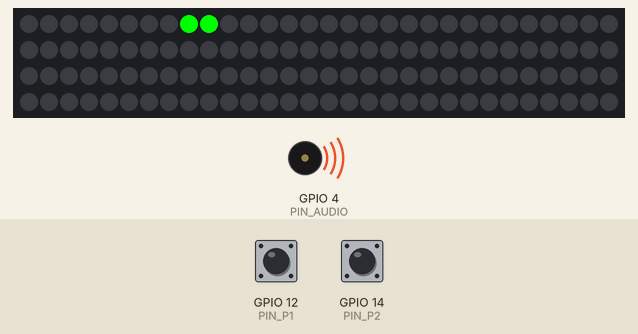
Recording of a sketch running on a simulated ESP32. Shown: 120 RGB LEDs in strip order, left to right, continuing on the next row, buzzer (waves = sounding). The test bench sets the inputs (shaded band); at power-on: GPIO 12 (PIN_P1) HIGH, GPIO 14 (PIN_P2) HIGH. What the sketch prints to the serial monitor is not drawn.

Above: at 0.7 s.
At 4.9 s:
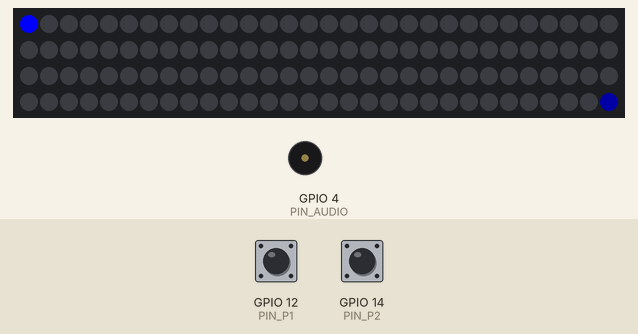
5.0 s: GPIO 12 (PIN_P1) pulled LOW for 0.15 s
5.7 s: GPIO 14 (PIN_P2) pulled LOW for 0.15 s
6.4 s: GPIO 12 (PIN_P1) pulled LOW for 1 s
8.0 s: GPIO 14 (PIN_P2) pulled LOW for 1 s
Timing chart, 0 to 10.6 s (numbered marks = the images above; inputs shaded):
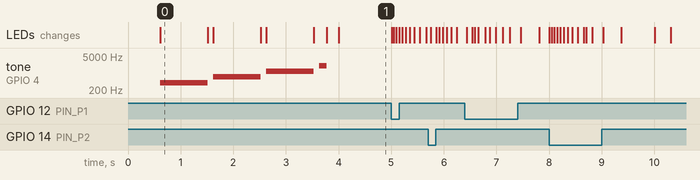

The sketch:

Strip_Racing_Game_v2.0.ino
```cpp
// (licence header left out)
/*
 * ================================================================
 *  LED RACE  —  ESP32 Edition
 *  1-D LED-strip racing game, 2-4 players
 *
 *  Physical buttons on the main ESP32 +
 *  optional ESP-NOW remote for extra / wireless buttons.
 *
 *  Based on Open LED Race (GPL v3) by AYA Santa
 * ================================================================
 *
 *  WIRING (main ESP32)
 *  ───────────────────
 *  LED strip  DI  ←──[300-500Ω]──── GPIO PIN_LED
 *             +5V ←── 5V supply (separate, with 1000µF cap to GND)
 *             GND ←── common GND
 *
 *  Player buttons: one side → GPIO PIN_Px,  other side → GND
 *  Buzzer (passive): PIN_AUDIO → buzzer+ , buzzer– → GND
 *
 *  REMOTE ESP-NOW SENDER (second ESP32)
 *  ─────────────────────────────────────
 *  See the companion sketch at the bottom of this file (commented).
 *  The remote sends a single EspNowBtnPacket byte whose bits map to
 *  player buttons (bit 0 = P1, bit 1 = P2, …).
 *  Register the main ESP32's MAC address in the sender sketch.
 */

#include <Adafruit_NeoPixel.h>
#include <esp_now.h>
#include <WiFi.h>

// ================================================================
//  CONFIG  —  everything you need to change is right here
// ================================================================

#define NUM_PLAYERS     2       // Active players: 2, 3 or 4
#define TOTAL_LAPS      5       // Laps to win

#define NUM_LEDS        120     // LEDs on your strip
#define PIN_LED         2       // Strip data pin
#define PIN_AUDIO       4       // Passive buzzer pin

// Physical button pins on the main ESP32 (button → pin + GND)
#define PIN_P1          12
#define PIN_P2          14
// #define PIN_P3       26      // Uncomment for a 3rd local player
// #define PIN_P4       27      // Uncomment for a 4th local player

// Physics
#define ACCEL           0.20f   // Speed gained each time a button is pressed
#define FRICTION        0.015f  // Speed lost per tick  (fraction of current speed)
#define TICK_MS         5       // Main loop period in ms

// ================================================================
//  PLAYER COLORS  (0x00RRGGBB)  — change freely
// ================================================================
const uint32_t PLAYER_COLOR[4] = {
    0x00FF0000,   // P1 — Red
    0x000000FF,   // P2 — Blue
    0x0000FF00,   // P3 — Green
    0x00FF8000,   // P4 — Orange
};

// ================================================================
//  ESP-NOW PACKET  (shared struct between sender and receiver)
// ================================================================
typedef struct {
    uint8_t buttons;   // Bit field: bit 0 = P1, bit 1 = P2, …
} EspNowBtnPacket;

// ================================================================
//  INTERNAL TYPES
// ================================================================

/** All state for one player. */
struct PlayerState {
    float   speed;          // Current speed (LEDs/tick)
    float   dist;           // Total distance covered
    uint8_t laps;           // Completed laps
    bool    prevBtn;        // Button state last tick (edge detection)
    bool    remoteBtn;      // Latest state received via ESP-NOW
};

// ================================================================
//  GLOBALS
// ================================================================
Adafruit_NeoPixel strip(NUM_LEDS, PIN_LED, NEO_GRB + NEO_KHZ800);

PlayerState players[NUM_PLAYERS];

// Non-blocking buzzer
int buzzerTicks = 0;

// Win jingle (Hz; 0 = rest)
const int WIN_NOTES[]   = {2637, 2637, 0, 2637, 0, 2093, 2637, 0, 3136};
const int WIN_NOTES_LEN = sizeof(WIN_NOTES) / sizeof(int);

// ================================================================
//  UTILITY HELPERS
// ================================================================

/**
 * Returns true if player i's button is currently pressed —
 * either the physical pin OR the ESP-NOW remote bit.
 */
bool readButton(int i) {
    bool physical = false;
    switch (i) {
        case 0: physical = (digitalRead(PIN_P1) == LOW); break;
        case 1: physical = (digitalRead(PIN_P2) == LOW); break;
        // case 2: physical = (digitalRead(PIN_P3) == LOW); break;
        // case 3: physical = (digitalRead(PIN_P4) == LOW); break;
        default: break;
    }
    return physical || players[i].remoteBtn;
}

/**
 * Scales the R, G, B channels of a 32-bit color by `factor` (0.0–1.0).
 * Used to draw a dim trail behind each car.
 */
uint32_t dimColor(uint32_t color, float factor) {
    uint8_t r = ((color >> 16) & 0xFF) * factor;
    uint8_t g = ((color >>  8) & 0xFF) * factor;
    uint8_t b = ( color        & 0xFF) * factor;
    return strip.Color(r, g, b);
}

/**
 * Start a non-blocking beep.
 * `ticks` is in loop ticks (1 tick ≈ TICK_MS ms).
 */
void beep(int freq, int ticks) {
    tone(PIN_AUDIO, freq);
    buzzerTicks = ticks;
}

/**
 * Call once per tick; automatically silences the buzzer when time is up.
 */
void tickBuzzer() {
    if (buzzerTicks > 0 && --buzzerTicks == 0) {
        noTone(PIN_AUDIO);
    }
}

// ================================================================
//  RENDERING
// ================================================================

/**
 * Draw all cars on the strip.
 * Each car is one bright pixel + one dim trailing pixel.
 * Later-drawn players paint over earlier ones on collision —
 * drawing order alternates each second so neither is always on top.
 */
void drawCars() {
    strip.clear();

    // Alternate draw order every second to be fair on overlaps
    bool flip = (millis() / 1000) & 1;

    for (int n = 0; n < NUM_PLAYERS; n++) {
        int i = flip ? (NUM_PLAYERS - 1 - n) : n;

        int pos   = (int)players[i].dist % NUM_LEDS;
        int trail = (pos - 1 + NUM_LEDS) % NUM_LEDS;

        strip.setPixelColor(pos,   PLAYER_COLOR[i]);
        strip.setPixelColor(trail, dimColor(PLAYER_COLOR[i], 0.15f));
    }
}

// ================================================================
//  ANIMATIONS
// ================================================================

/**
 * Traffic-light countdown: Green → Yellow → Red → GO!
 */
void countdown() {
    struct Step { uint32_t color; int freq; } steps[3] = {
        {0x0000FF00, 400 },   // Green
        {0x00FFFF00, 700 },   // Yellow
        {0x00FF0000, 1200},   // Red
    };

    strip.clear();
    strip.show();
    delay(600);

    for (int s = 0; s < 3; s++) {
        // Light two pixels as countdown "bulbs"
        strip.setPixelColor(8 + s * 2,     steps[s].color);
        strip.setPixelColor(8 + s * 2 + 1, steps[s].color);
        strip.show();
        tone(PIN_AUDIO, steps[s].freq);
        delay(900);
        noTone(PIN_AUDIO);
        strip.setPixelColor(8 + s * 2,     0);
        strip.setPixelColor(8 + s * 2 + 1, 0);
        strip.show();
        delay(100);
    }

    // GO! — short high beep
    tone(PIN_AUDIO, 2000);
    delay(150);
    noTone(PIN_AUDIO);
}

/**
 * Win animation:
 *   1. Flash all LEDs green three times.
 *   2. Fill the strip with the winner's color.
 *   3. Play the win jingle.
 */
void winAnimation(int winner) {
    // Flash green
    for (int f = 0; f < 3; f++) {
        for (int i = 0; i < NUM_LEDS; i++) strip.setPixelColor(i, 0x0000FF00);
        strip.show();
        delay(300);
        strip.clear();
        strip.show();
        delay(200);
    }

    // Hold winner's color
    for (int i = 0; i < NUM_LEDS; i++) strip.setPixelColor(i, PLAYER_COLOR[winner]);
    strip.show();

    // Jingle
    for (int n = 0; n < WIN_NOTES_LEN; n++) {
        if (WIN_NOTES[n]) tone(PIN_AUDIO, WIN_NOTES[n], 200);
        delay(230);
        noTone(PIN_AUDIO);
    }

    Serial.printf("[RACE] *** Player %d WINS! ***\n", winner + 1);
    delay(3000);
}

// ================================================================
//  GAME CONTROL
// ================================================================

/** Zero out all player state. */
void resetGame() {
    for (int i = 0; i < NUM_PLAYERS; i++) {
        players[i] = {0.0f, 0.0f, 0, false, false};
    }
}

/** Full reset + countdown, then the race begins. */
void startRace() {
    resetGame();
    countdown();
    Serial.println("[RACE] GO!");
}

// ================================================================
//  ESP-NOW CALLBACK
//
//  ESP32 Arduino core v3+ signature:
//    void cb(const esp_now_recv_info_t*, const uint8_t*, int)
//
//  If you are on core v2, replace the signature with:
//    void onRemoteBtn(const uint8_t *mac, const uint8_t *data, int len)
// ================================================================
void onRemoteBtn(const esp_now_recv_info_t *info,
                 const uint8_t             *data,
                 int                        len) {
    if (len < (int)sizeof(EspNowBtnPacket)) return;

    const EspNowBtnPacket *pkt = (const EspNowBtnPacket *)data;

    for (int i = 0; i < NUM_PLAYERS; i++) {
        players[i].remoteBtn = (pkt->buttons >> i) & 1;
    }
}

// ================================================================
//  SETUP
// ================================================================
void setup() {
    Serial.begin(115200);
    Serial.println("[BOOT] LED Race starting…");

    // LED strip
    strip.begin();
    strip.clear();
    strip.show();

    // Button pins — internal pull-ups, active LOW
    pinMode(PIN_P1, INPUT_PULLUP);
    pinMode(PIN_P2, INPUT_PULLUP);
    // pinMode(PIN_P3, INPUT_PULLUP);
    // pinMode(PIN_P4, INPUT_PULLUP);

    // Buzzer
    pinMode(PIN_AUDIO, OUTPUT);

    // ESP-NOW (this ESP is the receiver; no peer registration needed)
    WiFi.mode(WIFI_STA);
    if (esp_now_init() == ESP_OK) {
        esp_now_register_recv_cb(onRemoteBtn);
        Serial.print("[ESP-NOW] Ready. MAC: ");
        Serial.println(WiFi.macAddress());   // <-- paste this into the sender sketch
    } else {
        Serial.println("[ESP-NOW] Init failed — only physical buttons active");
    }

    startRace();
}

// ================================================================
//  MAIN LOOP
// ================================================================
void loop() {

    // ── Physics update for each player ──────────────────────────
    for (int i = 0; i < NUM_PLAYERS; i++) {

        bool btnNow = readButton(i);

        // Accelerate only on rising edge (new press, not held)
        if (btnNow && !players[i].prevBtn) {
            players[i].speed += ACCEL;
        }
        players[i].prevBtn = btnNow;

        // Friction slows the car each tick
        players[i].speed -= players[i].speed * FRICTION;
        if (players[i].speed < 0.0f) players[i].speed = 0.0f;

        // Move the car
        players[i].dist += players[i].speed;

        // ── Lap detection ────────────────────────────────────────
        uint32_t lapThreshold = (uint32_t)NUM_LEDS * (players[i].laps + 1);

        if ((uint32_t)players[i].dist >= lapThreshold) {
            players[i].laps++;
            beep(600 + i * 100, 3);   // Distinct pitch per player
            Serial.printf("[RACE] P%d — lap %d / %d\n",
                          i + 1, players[i].laps, TOTAL_LAPS);

            // ── Win check ────────────────────────────────────────
            if (players[i].laps >= TOTAL_LAPS) {
                drawCars();
                strip.show();
                winAnimation(i);
                startRace();
                return;   // Re-enter loop() cleanly after restart
            }
        }
    }

    // ── Render ──────────────────────────────────────────────────
    drawCars();
    strip.show();

    // ── Buzzer housekeeping ──────────────────────────────────────
    tickBuzzer();

    delay(TICK_MS);
}


// ================================================================
//  REMOTE SENDER SKETCH  (flash this on the second ESP32)
//  Copy this block into its own .ino file.
// ================================================================
/*

#include <esp_now.h>
#include <WiFi.h>

// ── CONFIG ──────────────────────────────────────────────────────
// Replace with the MAC address printed by the main ESP32 on boot:
uint8_t RECEIVER_MAC[] = {0xAA, 0xBB, 0xCC, 0xDD, 0xEE, 0xFF};

// Remote button pins (add as many as you need)
#define REMOTE_PIN_P1   12    // Remote button for Player 1 → GND
#define REMOTE_PIN_P2   14    // Remote button for Player 2 → GND
// #define REMOTE_PIN_P3  26  // Uncomment to add P3 remote button
// ────────────────────────────────────────────────────────────────

typedef struct {
    uint8_t buttons;
} EspNowBtnPacket;

esp_now_peer_info_t peerInfo;
EspNowBtnPacket     packet;
uint8_t             lastPacket = 0xFF;   // Force first send

// ESP32 core v3+ send callback (for debugging)
void onSent(const uint8_t *mac, esp_now_send_status_t status) {
    // Serial.println(status == ESP_NOW_SEND_SUCCESS ? "OK" : "FAIL");
}

void setup() {
    Serial.begin(115200);

    pinMode(REMOTE_PIN_P1, INPUT_PULLUP);
    pinMode(REMOTE_PIN_P2, INPUT_PULLUP);
    // pinMode(REMOTE_PIN_P3, INPUT_PULLUP);

    WiFi.mode(WIFI_STA);
    esp_now_init();
    esp_now_register_send_cb(onSent);

    memcpy(peerInfo.peer_addr, RECEIVER_MAC, 6);
    peerInfo.channel = 0;
    peerInfo.encrypt = false;
    esp_now_add_peer(&peerInfo);

    Serial.println("[REMOTE] Ready");
}

void loop() {
    // Build button bitmask
    uint8_t bits = 0;
    if (digitalRead(REMOTE_PIN_P1) == LOW) bits |= (1 << 0);
    if (digitalRead(REMOTE_PIN_P2) == LOW) bits |= (1 << 1);
    // if (digitalRead(REMOTE_PIN_P3) == LOW) bits |= (1 << 2);

    // Only transmit when state changes (reduces ESP-NOW traffic)
    if (bits != lastPacket) {
        packet.buttons = bits;
        esp_now_send(RECEIVER_MAC, (uint8_t *)&packet, sizeof(packet));
        lastPacket = bits;
    }

    delay(10);   // 100 Hz polling is plenty
}

*/
```
